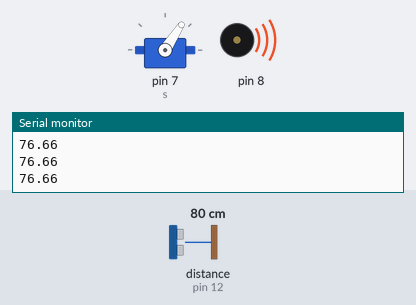
Bench run of a sketch on a simulated Arduino Uno, built with avr-gcc and run on an emulated ATmega328P. Shown: servo, buzzer (waves = sounding), the last lines printed to the serial monitor. Wiring (inferred from the names in the program): ultrasonic range finder: trigger pin 13; echo pin 12. The test bench sets the inputs (shaded band); at power-on: distance to the obstacle (sensor on pin 12) 80 cm. The echo pulse lasts 58.3 µs per cm.

Above: at 1.2 s.
1.3 s: distance to the obstacle (sensor on pin 12) set to 2 cm
At 2.1 s:
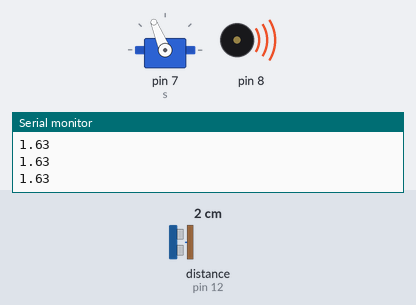
4.3 s: distance to the obstacle (sensor on pin 12) set to 35 cm
7.3 s: distance to the obstacle (sensor on pin 12) set to 4 cm
At 7.8 s:
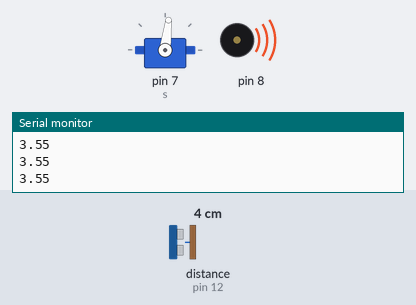
10.3 s: distance to the obstacle (sensor on pin 12) set to 9 cm
13.3 s: distance to the obstacle (sensor on pin 12) set to 103 cm
16.3 s: distance to the obstacle (sensor on pin 12) set to 250 cm
At 17.0 s:
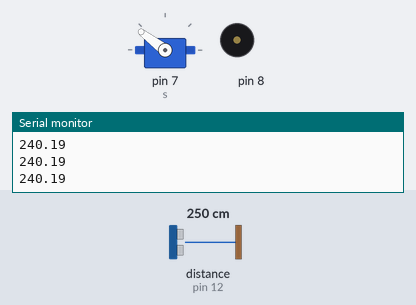
Timing chart, 0 to 20.3 s (numbered marks = the images above; inputs shaded):
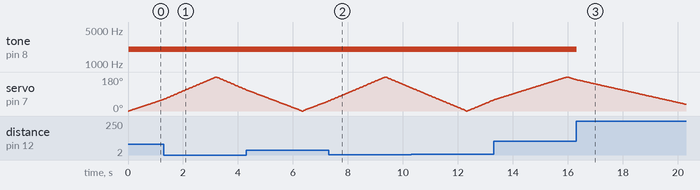

The sketch:

Radar_Bot.ino
```cpp
#include<Servo.h>
Servo s;

int pos;
int trigpin=13;
int echopin=12;
double d;

double findDistance()
{
  digitalWrite(13,LOW);
  delayMicroseconds(10);
  digitalWrite(13,HIGH);
  delayMicroseconds(10);
  digitalWrite(13,LOW);
  int time=pulseIn(echopin,HIGH);
  double distance=(0.0165*time);
  return(distance);

}

void setup()
{
s.attach(7);
  Serial.begin(9600);
  pinMode(trigpin,OUTPUT);
  pinMode(echopin,INPUT);

}

void loop()
{
 for(pos=0;pos<=180;pos++)
 {
  s.write(pos);
  delay(15);
  d=findDistance();
   Serial.println(d);
   if(d<100)
   {
     tone(8,2000,15);
   }

 }
  for(pos=180;pos>=0;pos--)
  {
    s.write(pos);
    delay(15);
    d=findDistance();
    Serial.println(d);
    if(d<100)
    {
      tone(8,2000,15);
    }
  }

}
```

Measured:
- after the input at 7.3 s, tone on pin 8: stays 2000 Hz (without the input it goes to silent after 3.0 s)
- after the input at 16.3 s, tone on pin 8: 2000 Hz → silent at once
